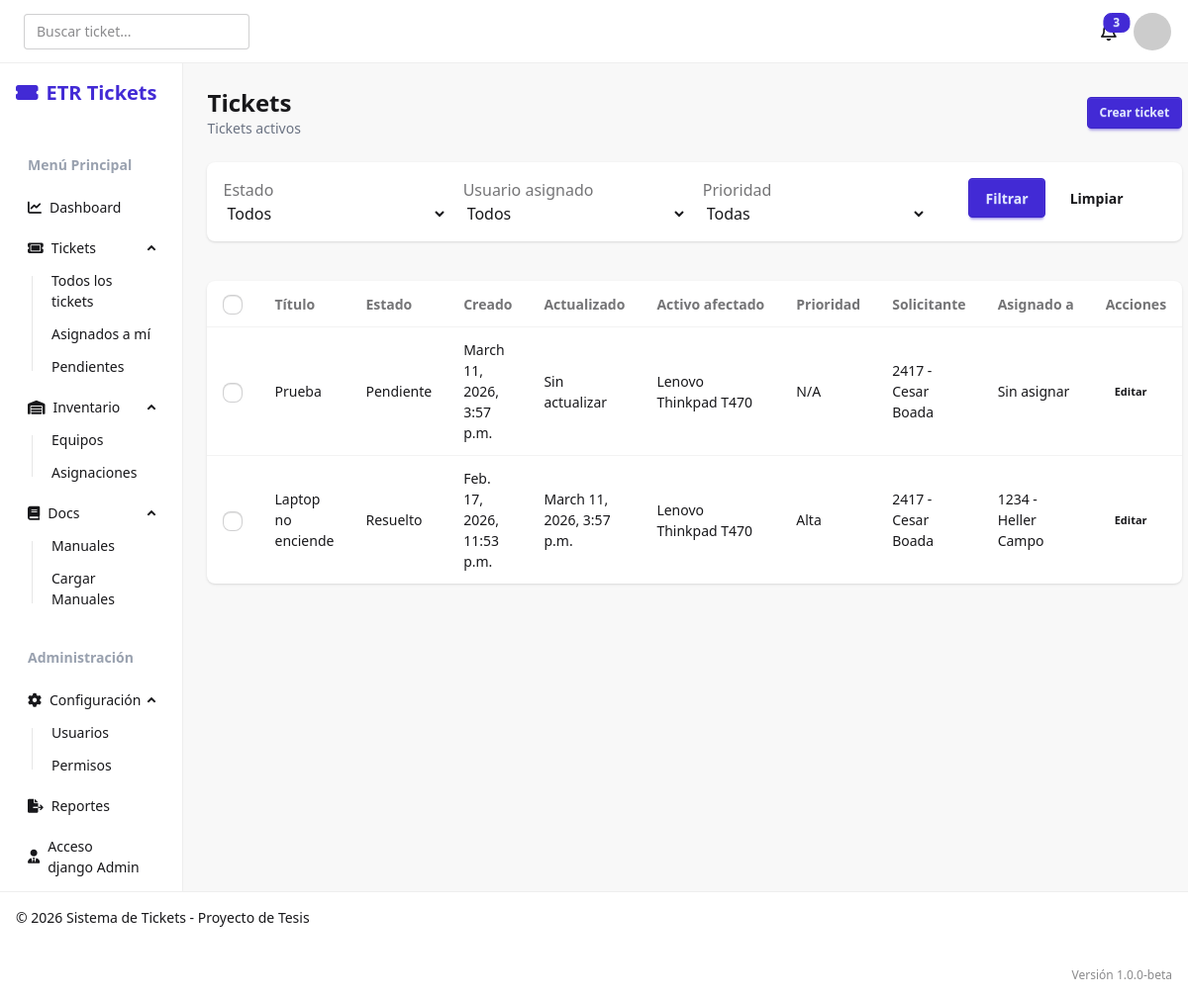
Before: /tickets/view/ (signed in) with the older database file.
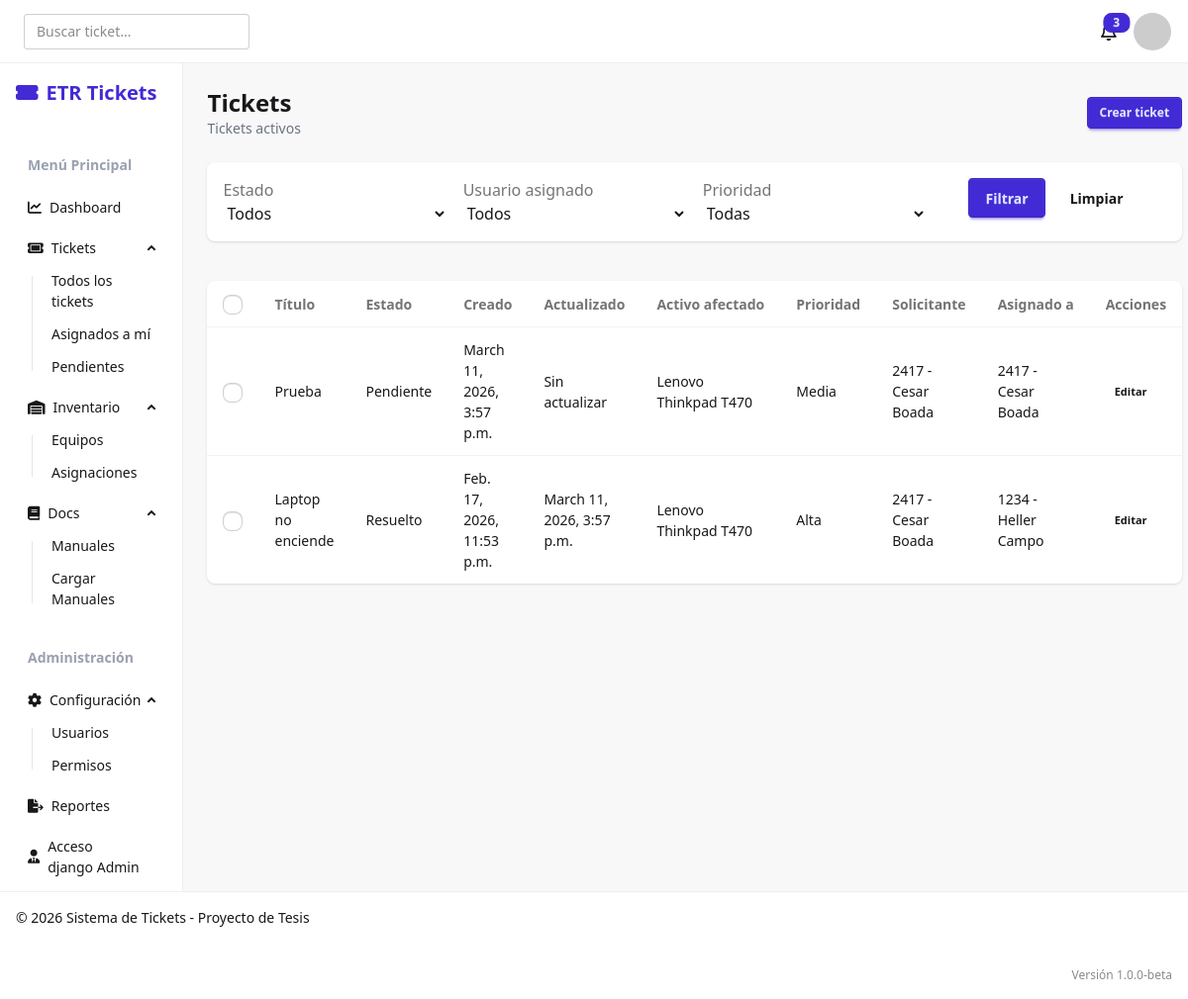
After: the same page with the newer database file.
### tickets/models.py (models this page shows, shortened)
class tickets(models.Model):
    codigo_ticket = models.CharField(max_length=30, unique=True)
    titulo = models.CharField(max_length=150)
    descripcion = models.TextField()
    prioridad = models.ForeignKey(
        matriz_prioridad,
        on_delete=models.PROTECT,
        to_field='prioridad',
        db_column='prioridad',
        related_name='tickets',
        default='N/A',
    )
    ESTADO_TYPES = [
        ('Pendiente', 'Pendiente'),
        ('En Progreso', 'En Progreso'),
        ('Resuelto', 'Resuelto'),
        ('Cerrado', 'Cerrado'),
    ]
    estado = models.CharField(max_length=30, default='Pendiente', choices=ESTADO_TYPES)
    solicitante = models.ForeignKey(
        'users.usuario',
        on_delete=models.PROTECT,
        to_field='ID_empleado',
        db_column='solicitante',
        related_name='tickets_solicitados',
    )
    usuario = models.ForeignKey(
        'users.usuario',
        on_delete=models.PROTECT,
        to_field='ID_empleado',
        db_column='usuario',
        related_name='tickets_asignados',
        null=True,
        blank=True,
    )
    activo_afectado = models.ForeignKey(
        'inventory.activos',
        on_delete=models.CASCADE,
        to_field='codigo',
        db_column='activo_afectado',
        related_name='tickets_afectados',
        limit_choices_to={'estado': 'activo'},
)
    fecha_creacion = models.DateTimeField(auto_now_add=True)
    fecha_resolucion = models.DateTimeField(null=True, blank=True)

class matriz_prioridad(models.Model):
    prioridad = models.CharField(max_length=20, unique=True)
    tiempo_respuesta_minutos = models.IntegerField()
    tiempo_resolucion_minutos = models.IntegerField()
    def __str__(self):
        return f"{self.prioridad}"

### inventory/models.py (models this page shows)
class activos(models.Model):
    codigo = models.CharField(max_length=50, primary_key=True)
    categoria = models.ForeignKey(
        activos_categoria,
        on_delete=models.PROTECT,
        to_field='nombre',
        db_column='categoria',
        related_name='activos',
    )
    marca = models.CharField(max_length=50)
    modelo = models.CharField(max_length=50)
    serial = models.CharField(max_length=50, unique=True)
    sede = models.ForeignKey(
        'users.sede',
        on_delete=models.PROTECT,
        to_field='codigo',
        related_name='activos',
    )
    usuario_asignado = models.ForeignKey(
        'users.usuario',
        on_delete=models.SET_NULL,
        null=True,
        blank=True,
        related_name='activos_asignados',
        to_field='ID_empleado',
        db_column='usuario_asignado'
    )
    departamento = models.ForeignKey(
        'users.departamento',
        on_delete=models.PROTECT,
        to_field='nombre',
        db_column='departamento',
        related_name='activos'
    )
    estado = models.CharField(max_length=50) #'Activo', 'Inactivo', 'Dado de baja'
    verbose_name_plural = "activos"
    def __str__(self):
        return f"{self.marca} {self.modelo}"

### users/models.py (models this page shows)
class usuario(AbstractUser):
    validador_empleado = RegexValidator(
        regex=r'^\d{4}',
        message="el numero de empleado debe tener 4 digitos"
    )
    ID_empleado = models.CharField(
        max_length=4,
        unique=True,
        validators=[validador_empleado],
        help_text="ID de empleado de 4 digitos",
        default="0000"
    )
    USERNAME_FIELD = 'ID_empleado'
    departamento = models.ForeignKey(
        'departamento',
        on_delete=models.SET_NULL,
        null=True,
        related_name='usuarios'
        )
    sede = models.ForeignKey(
        'sede',
        on_delete=models.SET_NULL,
        null=True,
        related_name='usuarios'
        )
    REQUIRED_FIELDS = ['username', 'email']
    def __str__(self):
        return f"{self.ID_empleado} - {self.get_full_name()}"

### tickets/views.py (the view)
# urls.py: path('view/', views.tickets_view, name='tickets_view'),
@login_required
def tickets_view(request):
    tickets_registrados = tickets.objects.select_related('activo_afectado', 'prioridad', 'solicitante', 'usuario').order_by(
        '-fecha_creacion'
    )
    estado = request.GET.get('estado', '').strip()
    usuario_asignado = request.GET.get('usuario_asignado', '').strip()
    prioridad = request.GET.get('prioridad', '').strip()
    if estado:
        tickets_registrados = tickets_registrados.filter(estado=estado)
    if usuario_asignado:
        tickets_registrados = tickets_registrados.filter(usuario_id=usuario_asignado)
    if prioridad:
        tickets_registrados = tickets_registrados.filter(prioridad_id=prioridad)
    filtros = {
        'estado': estado,
        'usuario_asignado': usuario_asignado,
        'prioridad': prioridad,
    }
    contexto = {
        'tickets': tickets_registrados,
        'estados': tickets.ESTADO_TYPES,
        'usuarios_asignados': usuario.objects.filter(is_active=True).order_by('first_name', 'last_name', 'ID_empleado'),
        'prioridades': matriz_prioridad.objects.order_by('prioridad'),
        'filtros': filtros,
    }
    return render(request, 'tickets_view.html', contexto)

### tickets/templates/tickets_view.html (shortened to what this page needs)
{% extends 'base.html' %}
{% block content %}
<div class="space-y-6">
    <div class="flex flex-col gap-4 sm:flex-row sm:items-center sm:justify-between">
        <div>
            <h1 class="text-2xl font-bold">Tickets</h1>
            <p class="text-sm text-gray-500">Tickets activos</p>
        </div>
        <a href="{% url 'tickets_create' %}" class="btn btn-primary btn-sm">Crear ticket</a>
    </div>
    <form method="get" class="flex flex-nowrap items-end gap-4 overflow-x-auto rounded-lg bg-base-100 p-4 shadow">
        <div class="form-control min-w-55 flex-1">
            <label class="label" for="estado">
                <span class="label-text">Estado</span>
            </label>
            <select id="estado" name="estado" class="select select-bordered select-sm w-full">
                <option value="">Todos</option>
            </select>
        </div>
        <div class="form-control min-w-55 flex-1">
            <label class="label" for="usuario_asignado">
                <span class="label-text">Usuario asignado</span>
            </label>
            <select id="usuario_asignado" name="usuario_asignado" class="select select-bordered select-sm w-full">
                <option value="">Todos</option>
            </select>
        </div>
        <div class="form-control min-w-55 flex-1">
            <label class="label" for="prioridad">
                <span class="label-text">Prioridad</span>
            </label>
            <select id="prioridad" name="prioridad" class="select select-bordered select-sm w-full">
                <option value="">Todas</option>
            </select>
        </div>
        <div class="flex min-w-55 flex-1 items-end gap-2 justify-center">
            <button type="submit" class="btn btn-primary btn-lg">Filtrar</button>
            <a href="{% url 'tickets_view' %}" class="btn btn-ghost btn-lg">Limpiar</a>
        </div>
    </form>
    <form method="post" action="{% url 'tickets_delete' %}" class="space-y-4">
        <div class="overflow-x-auto bg-base-100 rounded-lg shadow">
            <table class="table w-full">
                <thead>
                    <tr>
                        <th><input type="checkbox" id="select-all" class="checkbox checkbox-sm" /></th>
                        <th>Título</th>
                        <th>Estado</th>
                        <th>Creado</th>
                        <th>Actualizado</th>
                        <th>Activo afectado</th>
                        <th>Prioridad</th>
                        <th>Solicitante</th>
                        <th>Asignado a</th>
                        <th>Acciones</th>
                    </tr>
                </thead>
                <tbody>
                    {% for ticket in tickets %}
                        <tr>
                            <td>
                                <input type="checkbox" name="tickets_seleccionados" value="{{ ticket.id }}" class="checkbox checkbox-sm row-checkbox" />
                            </td>
                            <td>{{ ticket.titulo }}</td>
                            <td>{{ ticket.estado }}</td>
                            <td>{{ ticket.fecha_creacion }}</td>
                            <td>{{ ticket.fecha_resolucion|default:'Sin actualizar' }}</td>
                            <td>{{ ticket.activo_afectado }}</td>
                            <td>{{ ticket.prioridad }}</td>
                            <td>{{ ticket.solicitante }}</td>
                            <td>{{ ticket.usuario|default:'Sin asignar' }}</td>
                            <td>
                                <a href="{% url 'tickets_edit' ticket.id %}" class="btn btn-ghost btn-xs">Editar</a>
                            </td>
                        </tr>
                    {% empty %}
                        <tr>
                            <td colspan="10" class="text-center text-gray-500 py-6">No hay tickets registrados.</td>
                        </tr>
                    {% endfor %}
                </tbody>
            </table>
        </div>
    </form>
</div>
{% endblock %}

### templates/base.html (shortened to what this page needs)
{% load tailwind_tags %}
{% load static %}
<!DOCTYPE html>
<html lang="es" data-theme="light"> <head>
    {% tailwind_css %}
    <link rel="stylesheet" href="https://cdnjs.cloudflare.com/ajax/libs/font-awesome/6.0.0/css/all.min.css">
</head>
<body class="bg-base-200 min-h-screen flex flex-col">
    {% if request.user.is_authenticated and request.session.admin_login%}
        {% include 'includes/navbar.html' %}
    {% endif %}
    <div class="flex flex-1">
        {% if request.user.is_authenticated and request.session.admin_login%}
            {% include 'includes/sidebar.html' %}
        {% endif %}
        <main class="flex-1 p-6">
            {% block content %}
            {% endblock %}
        </main>
    </div>
    {% include 'includes/footer.html' %}
</body>
</html>

### templates/includes/navbar.html (shortened to what this page needs)
<div class="navbar bg-base-100 border-b border-base-300 px-4">
  <div class="flex-1">
    <div class="hidden md:flex ml-2">
      <div class="form-control">
        <input type="text" placeholder="Buscar ticket..." class="input input-bordered w-24 md:w-auto h-9" />
      </div>
    </div>
  </div>
  <div class="flex-none gap-2">
    <button class="btn btn-ghost btn-circle">
      <div class="indicator">
        <span class="badge badge-sm badge-primary indicator-item">3</span>
      </div>
    </button>
    <div class="dropdown dropdown-end">
      <div tabindex="0" role="button" class="btn btn-ghost btn-circle avatar">
        <div class="w-10 rounded-full">
          <img src="https://ui-avatars.com/api/?name=Cesar+Boada&background=random" alt="avatar" />
        </div>
      </div>
    </div>
  </div>
</div>

### templates/includes/sidebar.html
<aside class="bg-base-100 w-64 min-h-screen border-r border-base-300 hidden lg:block">
  <div class="p-4 mb-4">
    <span class="text-xl font-bold text-primary flex items-center gap-2">
      <i class="fa-solid fa-ticket-simple"></i> ETR Tickets
    </span>
  </div>
  <ul class="menu w-full px-4 gap-2">
    <li class="menu-title text-gray-400">Menú Principal</li>
    <li><a href="{% url 'dashboard_view' %}" class="active"><i class="fa-solid fa-chart-line"></i> Dashboard</a></li>
    <li>
      <details open>
        <summary><i class="fa-solid fa-ticket"></i> Tickets</summary>
        <ul>
          <li><a href="{% url 'tickets_view' %}">Todos los tickets</a></li>
          <li><a href="{% url 'tickets_view_self' %}">Asignados a mí</a></li>
          <li><a href="{% url 'tickets_view_pending' %}">Pendientes</a></li>
        </ul>
      </details>
    </li>
    <li>
      <details open>
        <summary><i class="fa-solid fa-warehouse"></i> Inventario</summary>
        <ul>
          <li><a href="{% url 'inventory_view' %}">Equipos</a></li>
          <li><a>Asignaciones</a></li>
        </ul>
      </details>
    </li>
    <li>
      <details open>
        <summary><i class="fa-solid fa-book"></i> Docs</summary>
        <ul>
          <li><a href="{% url 'library_view' %}">Manuales</a></li>
          <li><a href="{% url 'library_create' %}">Cargar Manuales</a></li>
        </ul>
      </details>
    </li>
    <li class="menu-title mt-4 text-gray-400">Administración</li>
    <li>
      <details open>
        <summary><i class="fa-solid fa-gear"></i> Configuración</summary>
        <ul>
          <li><a href="{% url 'user_view' %}">Usuarios</a></li>
          <li><a>Permisos</a></li>
        </ul>
      </details>
    </li>
    <li><a><i class="fa-solid fa-file-export"></i> Reportes</a></li>
    <li><a href="/admin/"><i class="fa-solid fa-user-tie"></i> Acceso django Admin</a></li>
  </ul>
</aside>

### templates/includes/footer.html
<footer class="footer items-center p-4 bg-base-100 text-base-content border-t border-base-300">
  <aside class="items-center grid-flow-col">
    <p>© 2026 Sistema de Tickets - Proyecto de Tesis</p>
  </aside>
  <nav class="grid-flow-col gap-4 md:place-self-center md:justify-self-end text-xs opacity-50">
    <span>Versión 1.0.0-beta</span>
  </nav>
</footer>

Changed rows visible on the page:
changed tickets "Prueba": prioridad "N/A" → "Media"; usuario "Sin asignar" → "2417 - Cesar Boada"
